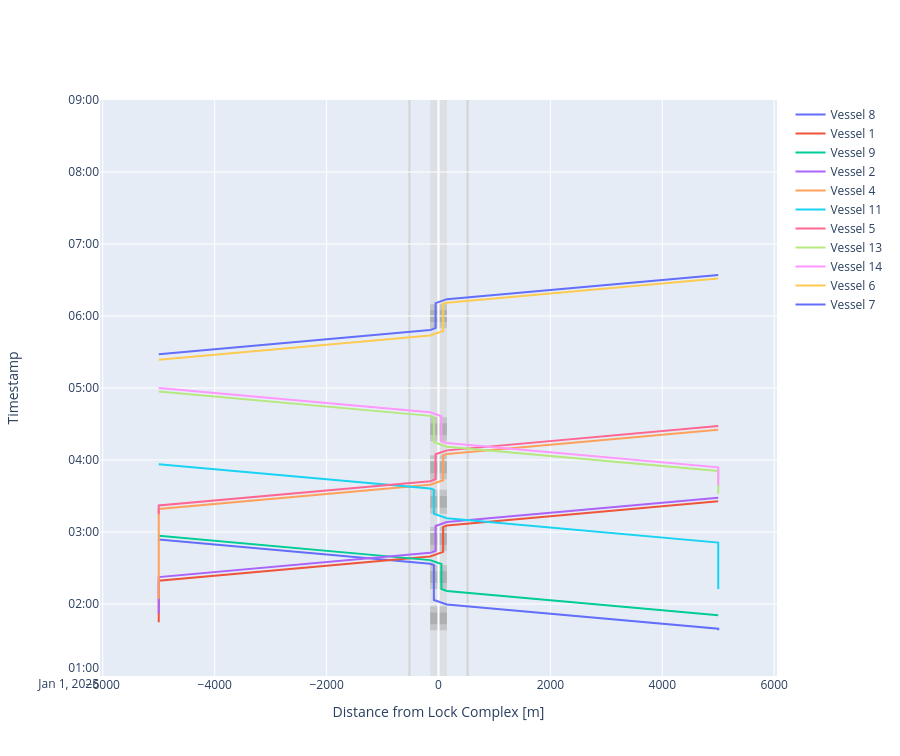

Source (notebook cell):
### Markdown cell above
##### Time-distance diagram of vessels passing the lock and planning info
And we can create time-distance diagrams for both locks. We observe that there are lock operations with two vessels for the larger lock, while there are lock operations with only one vessel for the smaller lock. The scheduling of the vessels followed a first-come, first-served approach, with the selected lock chamber being the one that would cause the least expected delay to any individual vessel.

### Code cell
def cm_to_pixels(cm):
    return cm * 37.8 # Set figure height to 10 cmfig.update_layout(height=cm_to_pixels(10))

# We can plot the time-distance diagram
fig = lock_chamber_I.plot(xlimmin = -6050, 
                          xlimmax = 6050,
                          ylimmin = pd.Timestamp('2025-01-01 01:00:00'),
                          ylimmax = pd.Timestamp('2025-01-01 09:00:00'),
                          method='Plotly')

fig.update_layout(height=cm_to_pixels(20))
